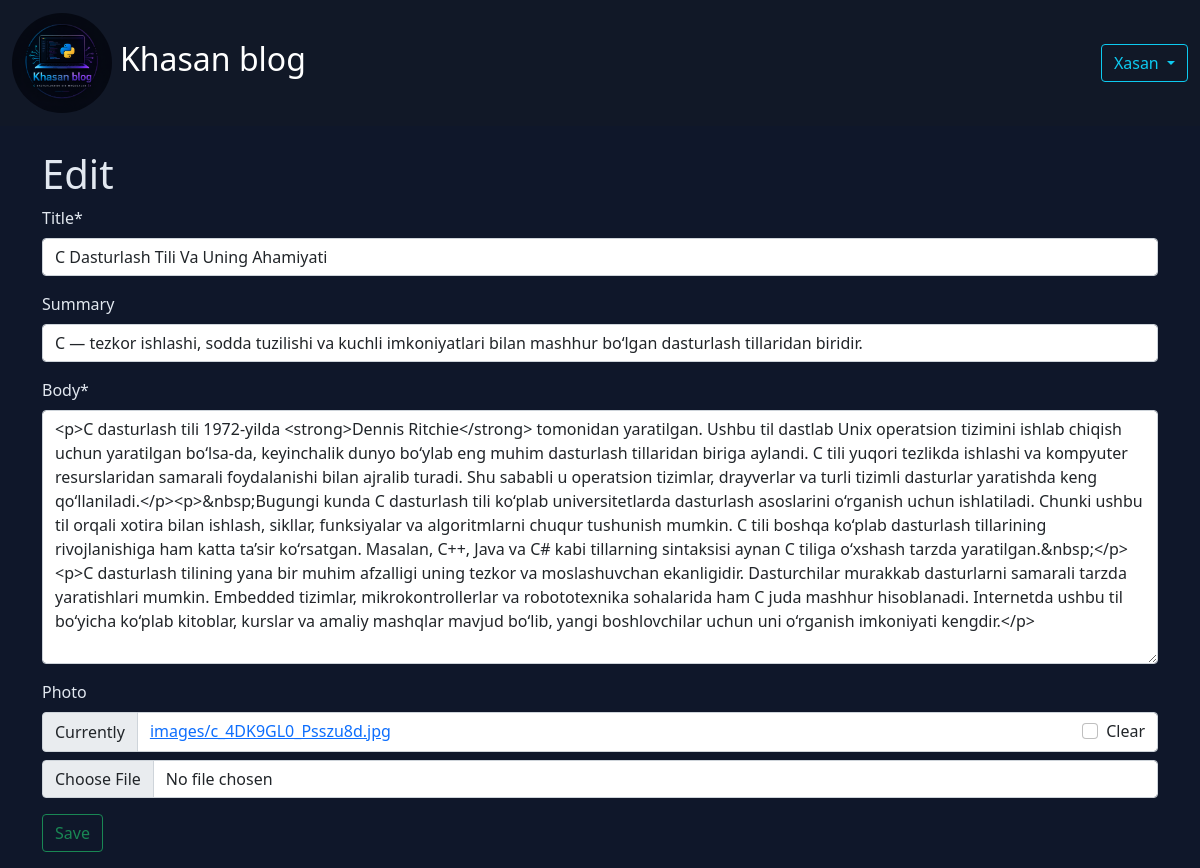
Page /articles/2/edit/ (signed in) on the committed database.
### accounts/models.py (models this page shows)
class CustomUser(AbstractUser):
    age = models.PositiveIntegerField(null=True, blank=True)

### articles/models.py (models this page shows, shortened)
class Article(models.Model):
    title = models.CharField(max_length=200)
    summary = models.CharField(max_length=200, blank=True)
    body = CKEditor5Field('Text', config_name='extends')
    photo = models.ImageField(upload_to="images/", blank=True)
    date = models.DateField(auto_now_add=True)
    author = models.ForeignKey(
        get_user_model(),
        on_delete=models.CASCADE,
    )

### articles/views.py (the view)
# urls.py: path('<int:pk>/edit/', ArticleUpdateView.as_view(), name='article_edit'),
class ArticleUpdateView(LoginRequiredMixin, UserPassesTestMixin, UpdateView):
    model = Article
    fields = ['title', 'summary', 'body', 'photo']
    template_name = 'articles/article_edit.html'
    def test_func(self):
        obj = self.get_object()
        return obj.author == self.request.user

### templates/articles/article_edit.html (shortened to what this page needs)
{% extends 'base.html' %}
{% load crispy_forms_tags %}
{% block content %}
<h1>Edit</h1>
<form method="post" enctype="multipart/form-data">
    {{ form | crispy}}
    <button type="submit" class="btn btn-outline-success">Save</button>
</form>
{% endblock content %}

### templates/base.html (shortened to what this page needs)
{% load static %}
<!DOCTYPE html>
<html lang="en">
<head>
    <link href="https://cdn.jsdelivr.net/npm/bootstrap@5.0.2/dist/css/bootstrap.min.css" rel="stylesheet">
    <link rel="stylesheet" href="{% static 'css/style.css' %}">
</head>
<body>
<nav class="navbar navbar-expand-lg navbar-dark bg-dark">
    <div class="container-fluid">
        <a class="navbar-brand d-flex align-items-center" href="{% url 'home' %}">
            <img src="{% static 'images/blog_logo.png' %}"
                 alt="avatar"
                 width="100"
                 height="100"
                 class="rounded-circle me-2"
                 style="object-fit: cover;">
            <h2>Khasan blog</h2>
        </a>
        <div class="collapse navbar-collapse" id="navbarNav">
            <ul class="navbar-nav ms-auto">
                {% if user.is_authenticated %}
                <li class="nav-item dropdown">
                    <a class="btn btn-outline-info dropdown-toggle"
                       href="#"
                       id="navbarDropdown"
                       role="button"
                       data-bs-toggle="dropdown"
                       aria-expanded="false">
                        {{ user.username|title }}
                    </a>
                </li>
                {% else %}
                <li class="nav-item">
                    <a href="{% url 'home' %}" class="btn btn-outline-primary">
                        home
                    </a>
                </li>
                {% endif %}
            </ul>
        </div>
    </div>
</nav>
<main class="container mt-4">
    {% block content %}
    {% endblock content %}
</main>
</body>
</html>

### static/css/style.css (style rules this page uses)
body { background: #0f172a; color: #e2e8f0; }
.navbar { background: #111827 !important; }

### rows in the picture
CustomUser: username "Xasan"
Article: title "C Dasturlash Tili Va Uning Ahamiyati", summary "C — tezkor ishlashi, sodda tuzilishi va kuchli imkoniyatlari bilan mashhur bo‘lgan dasturlash tillaridan biridir.", body "<p>C dasturlash tili 1972-yilda <strong>Dennis Ritchie</strong> tomonidan yaratilgan. Ushbu til dastlab Unix operatsion tizimini ishlab chiqish uchun yaratilgan bo‘lsa-da, keyinchalik dunyo bo‘ylab eng muhim dasturlash tillaridan biriga aylandi. C tili yuqori tezlikda ishlashi va kompyuter resurslaridan samarali foydalanishi bilan ajralib turadi. Shu sababli u operatsion tizimlar, drayverlar va turli tizimli dasturlar yaratishda keng qo‘llaniladi.</p><p>&nbsp;Bugungi kunda C dasturlash tili ko‘plab universitetlarda dasturlash asoslarini o‘rganish uchun ishlatiladi. Chunki ushbu til orqali xotira bilan ishlash, sikllar, funksiyalar va algoritmlarni chuqur tushunish mumkin. C tili boshqa…"
